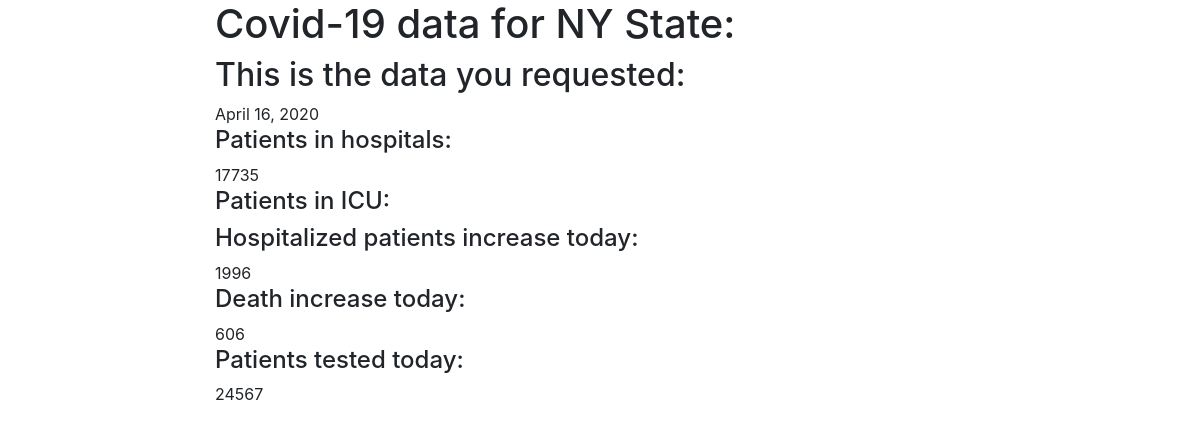
/covidapp/21/, run on the app's committed database.
### covidapp/models.py (models this page shows, shortened)
class Hospital(models.Model):
    date_time 			=    	models.DateField()
    hospital_currently 	= 		models.IntegerField(blank=True, null=True)
    icucurrently		= 		models.IntegerField(blank=True, null=True)
    hospital_increase 	= 		models.IntegerField(blank=True, null=True)
    dead_daily			= 		models.IntegerField(blank=True, null=True)
    tested_today		=		models.IntegerField(blank=True, null=True)

### covidapp/views.py (the view)
# urls.py: path('<int:id>/', views.hospital_detail_view, name='hospital-detail'),
def hospital_detail_view(request, id):
	obj = Hospital.objects.get(id=id)
	context = {
		"object": obj
	}
	return render(request, "covidapp/hospital_detail.html", context)

### covidapp/templates/covidapp/hospital_detail.html (shortened to what this page needs)
{% extends 'base.html' %}
{% load bootstrap4 %}
{% block content %}
<h1>{% block header %}Covid-19 data for NY State: </h1>{% endblock %}
<h2>{% block title %}This is the data you requested: </h2>{{ object.date_time }}{% endblock %}
<h4>Patients in hospitals: </h4> {{ object.hospital_currently }}
<h4>Patients in ICU: </h4>{{ object.ICU_currently }}
<h4>Hospitalized patients increase today: </h4>{{ object.hospital_increase }}
<h4>Death increase today: </h4>{{ object.dead_daily }}
<h4>Patients tested today: </h4>{{ object.tested_today }}
{% endblock %}

### data on the page
Hospital: date_time "April 16, 2020", hospital_currently "17735", hospital_increase "1996", dead_daily "606", tested_today "24567"
